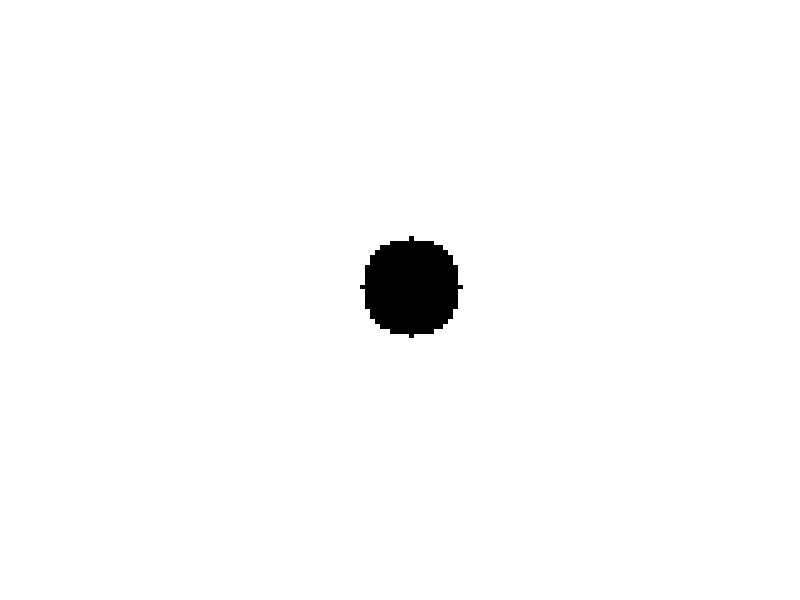
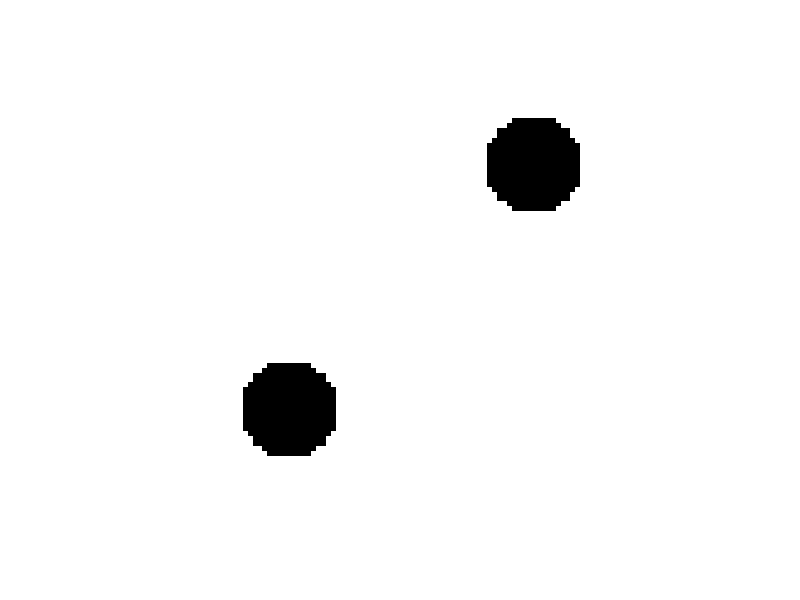
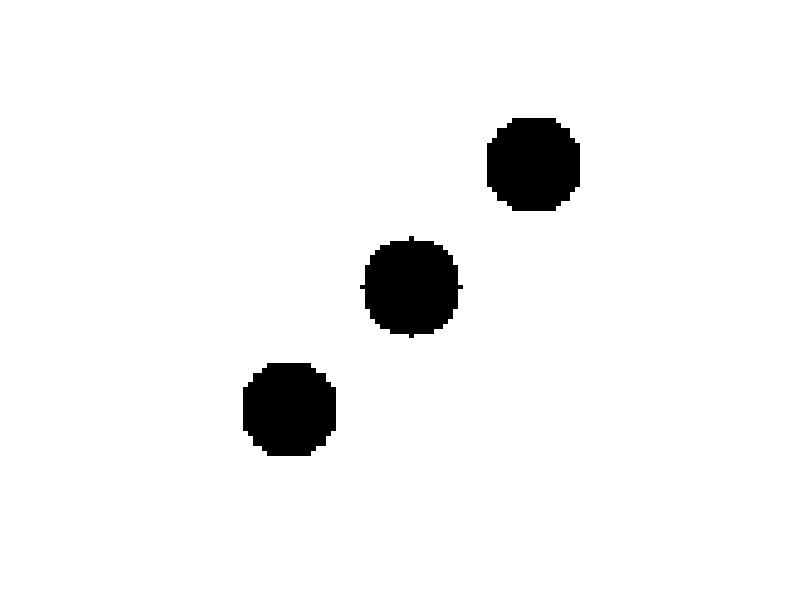
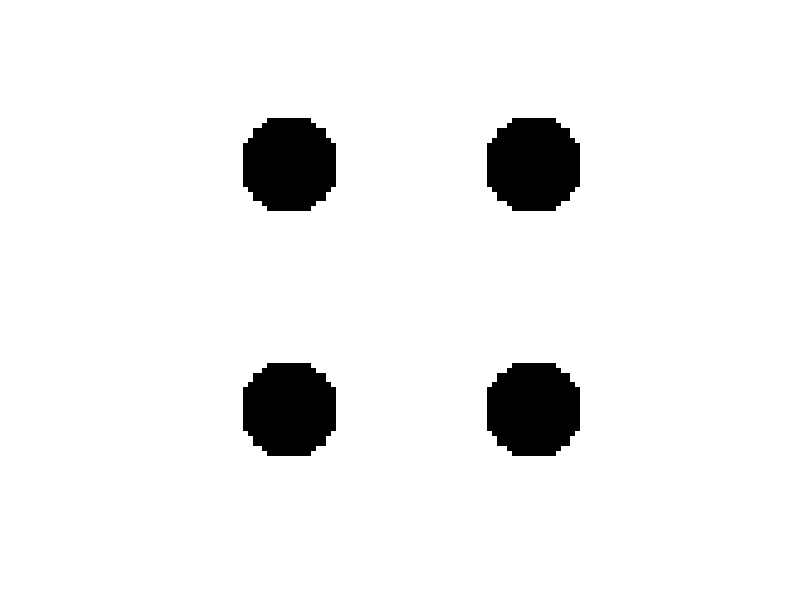

Here is the MATLAB script that generated these plots, in order: (Note: this script raises an error after producing the figures.)
%% Simon Yoon ECE210AHW3

clear 
clc
close all 
%% Question 1

A = ones(100,100);
B = A;
C = A;

a = 1:100;
b = 1:100;

[i,j] = meshgrid(a,b);

matrixAq1 = ((i-25).^2 + (j-75).^2).^(1/2); 
matrixAq2 = ((i-75).^2 + (j-25).^2).^(1/2); 
A(matrixAq1<10 | matrixAq2<10) = 0;

matrixBq1 = ((i-25).^2 + (j-25).^2).^(1/2); 
matrixBq2 = ((i-75).^2 + (j-75).^2).^(1/2); 
B(matrixBq1<10 | matrixBq2<10) = 0;

matrixCq1 = ((i-50).^2 + (j-50).^2).^(1/2); 
C(matrixCq1>10) = 0;

figure(1);
Ccomp = ones(100,100) - C;
imshow(Ccomp)
figure(2);
imshow(A)
figure(3);
imshow(Ccomp&A)
figure(4);
imshow(A&B)
figure(5);
imshow(A&B&Ccomp)

%% Question 2

[value,index] = findThreshold(normpdf(linspace(0,5,100),0,1), 0.05)
%% Question 3

x = linspace(-5.25,5.25, 9999);
y = sinc(x);            
[zeros, extrema] = fx(x,y);

extract = y(5000:5953);  
[firstVal, firstInd] = findThreshold(extract,0.2) 

%%
function [val,ind] = findThreshold(X,threshold) % function for Question 2
    ind = find(X<threshold);
    ind = ind(1);
    val = X(ind);
end